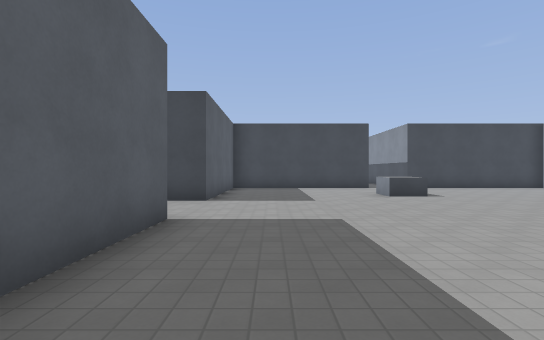
[1] (above)

21 first-person views from a walk through a 3-D level made in the Godot game engine. The camera is 1.4 m above the floor, looks level and sees 85° across. The floor is counted in squares, 2 m on a side. Each view is taken from the middle of a square. On the plan, view 1 faces up. The plan holds only what a view shows up to about 10 squares ahead; the rest is blank. The place goes on beyond the plan. Surface patterns are stand-ins for the level's own textures.

[2]
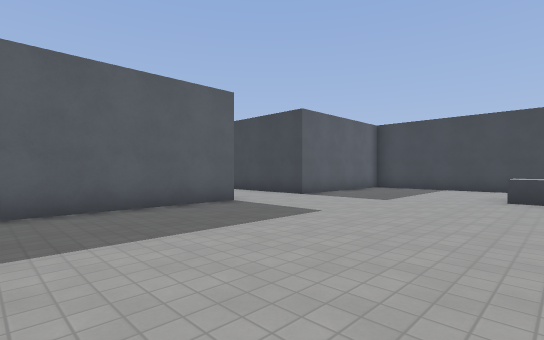

[3]
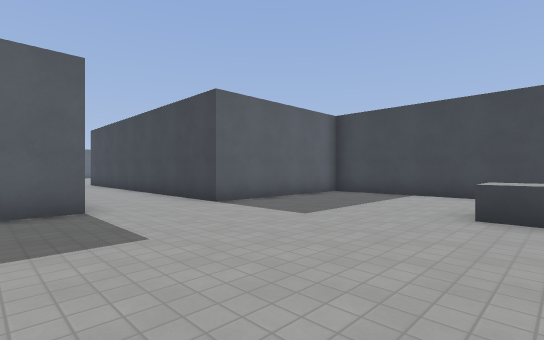

[4]
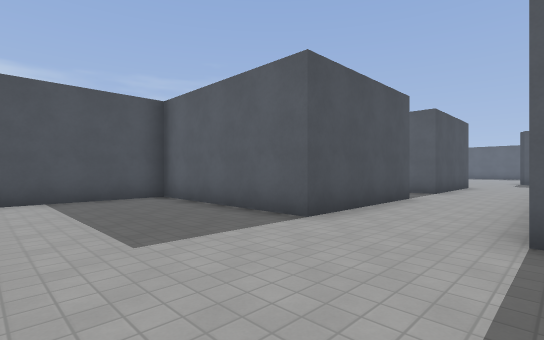

[5]
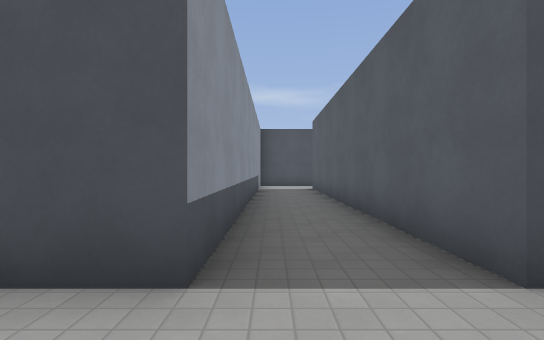

[6]
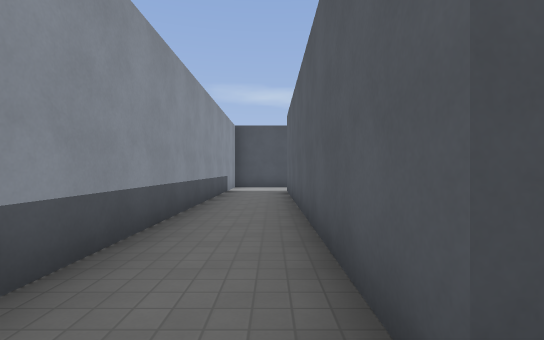

[7]
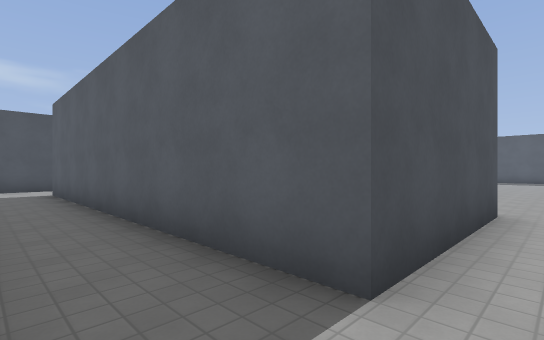

[8]
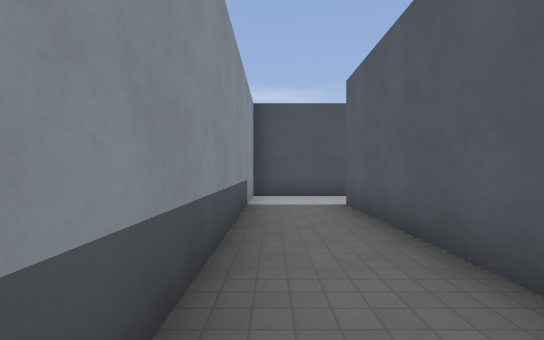

[9]
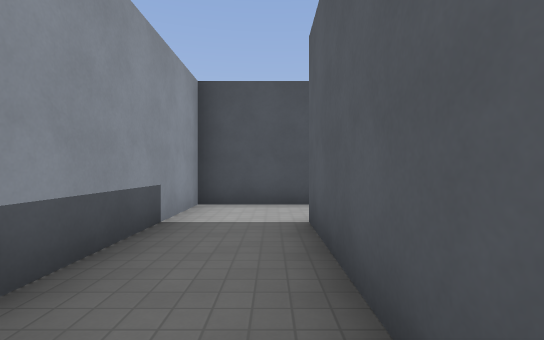

[10]
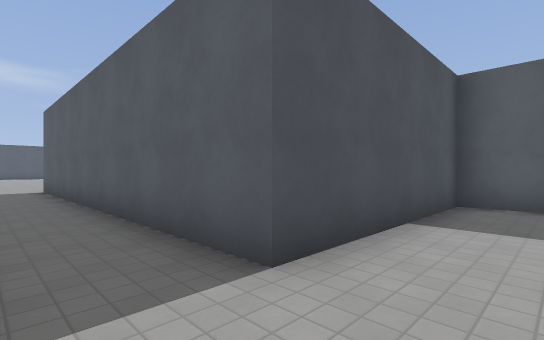

[11]
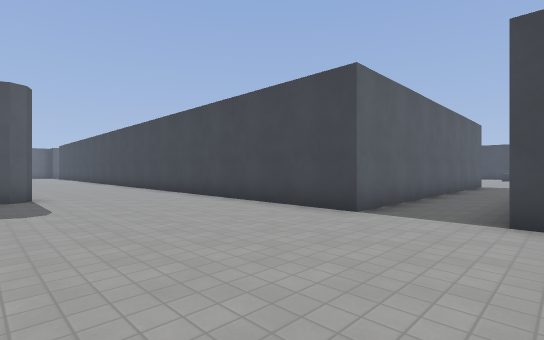

[12]
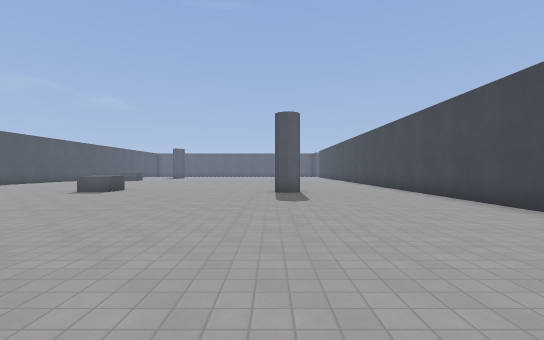

[13]
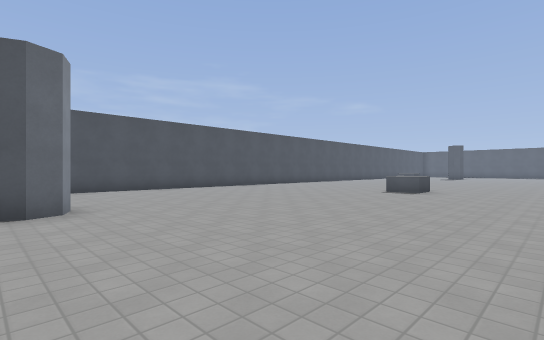

[14]
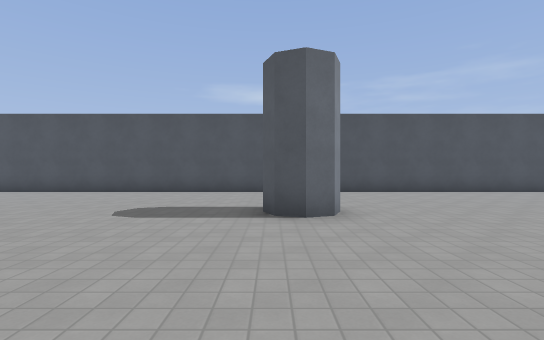

[15]
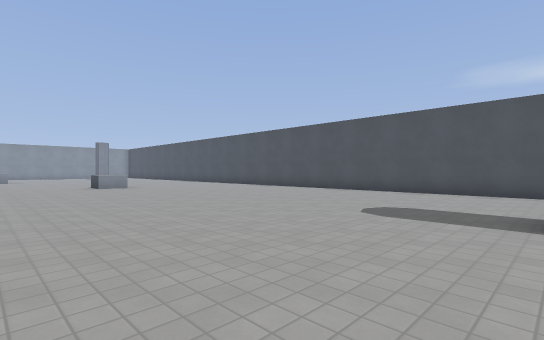

[16]
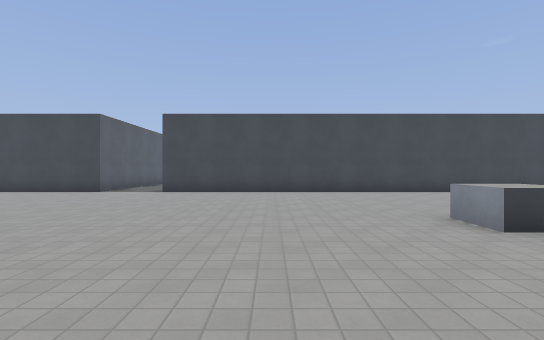

[17]
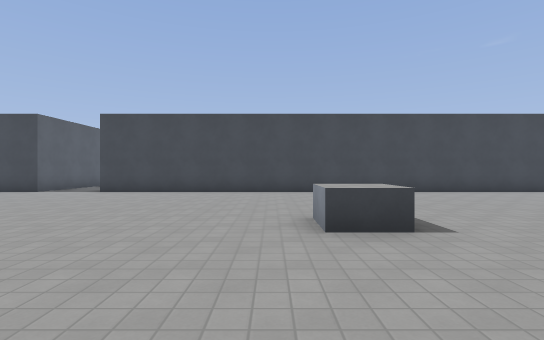

[18]
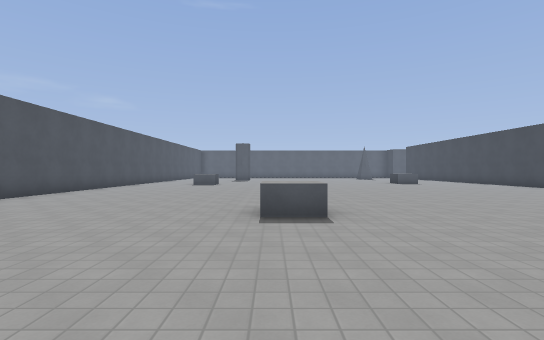

[19]
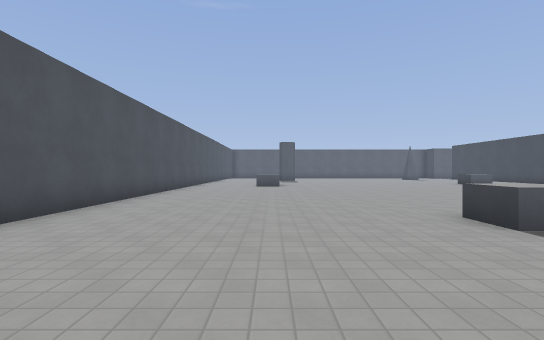

[20]
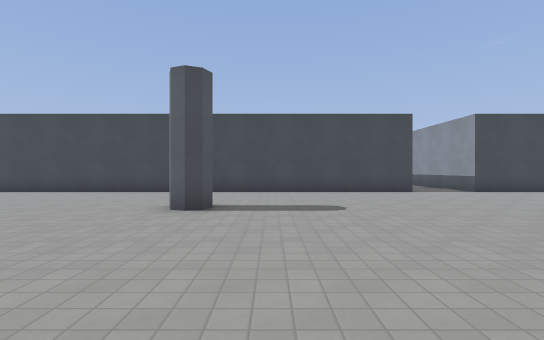

[21]
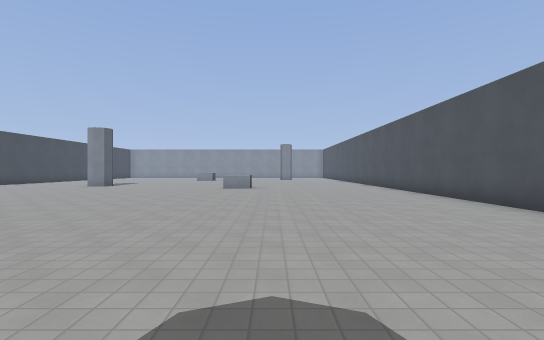

### Floor plan
Points are (right, up) in squares from view 1. A wall is a line through its corners. A room is listed if a view was taken in it or the views show most of it. See-through windows are left out.
Room 1 (views 1, 2, 3, 4, 5, 6, 7, 8, 9, 10)
walls: (-1.5, 11.5) (-1.5, 6.8) (-6.4, 6.8); (-9.5, 4.3) (-7.5, 4.3) (-7.5, -5); (-8.1, -7) (-5.5, -7) (-5.5, 4.3) (-1.5, 4.3) (-1.5, -0.5) (3.5, -0.5)
low walls: (4.1, 7.8) (3.1, 7.8) (3.1, 8.8)
ways out: opening at (4.5, -1) to room 2
Room 2 (views 11, 12, 13, 14, 15, 16, 17, 18, 19, 20, 21)
walls: (5.8, -23.1) (6, -22.5) (6.5, -22.3) (7, -22.5) (7.2, -23.1); (-2.2, -14.1) (-2.1, -14.5) (-2.3, -15) (-2.9, -14.7); (7.2, -27.5) (18, -27.5); (18.5, -10.5) (5.5, -10.5) (5.5, -10); (-9, -27.5) (5, -27.5); (3.5, -0.5) (3.5, -10.5) (-9.5, -10.5)
low walls: (12.6, -16.7) (11.6, -16.7) (11.6, -15.6); (-3.4, -20.2) (-2.4, -20.2) (-2.4, -21.2) (-3.5, -21.2)
ways out: opening at (4.5, -1) to room 1

Where each view was taken, in squares from view 1:
view 1: 0 up, 0 right, facing up
view 2: 0 up, 4 right, facing up-left
view 3: 3 up, 4 right, facing up-left
view 4: 7 up, 2 right, facing down-left
view 5: 6 up, 6 left, facing down
view 6: 5 up, 7 left, facing down
view 7: 5 up, 6 left, facing down-left
view 8: 1 up, 6 left, facing down
view 9: 1 down, 7 left, facing down
view 10: 1 up, 5 right, facing down-left
view 11: 15 down, 6 right, facing up-left
view 12: 15 down, 7 right, facing left
view 13: 17 down, 7 right, facing down-left
view 14: 18 down, 7 right, facing down
view 15: 18 down, 7 right, facing down-right
view 16: 20 down, 9 right, facing up
view 17: 20 down, 11 right, facing up
view 18: 21 down, 2 right, facing left
view 19: 24 down, 1 right, facing left
view 20: 20 down, 1 left, facing up
view 21: 23 down, 8 right, facing right
